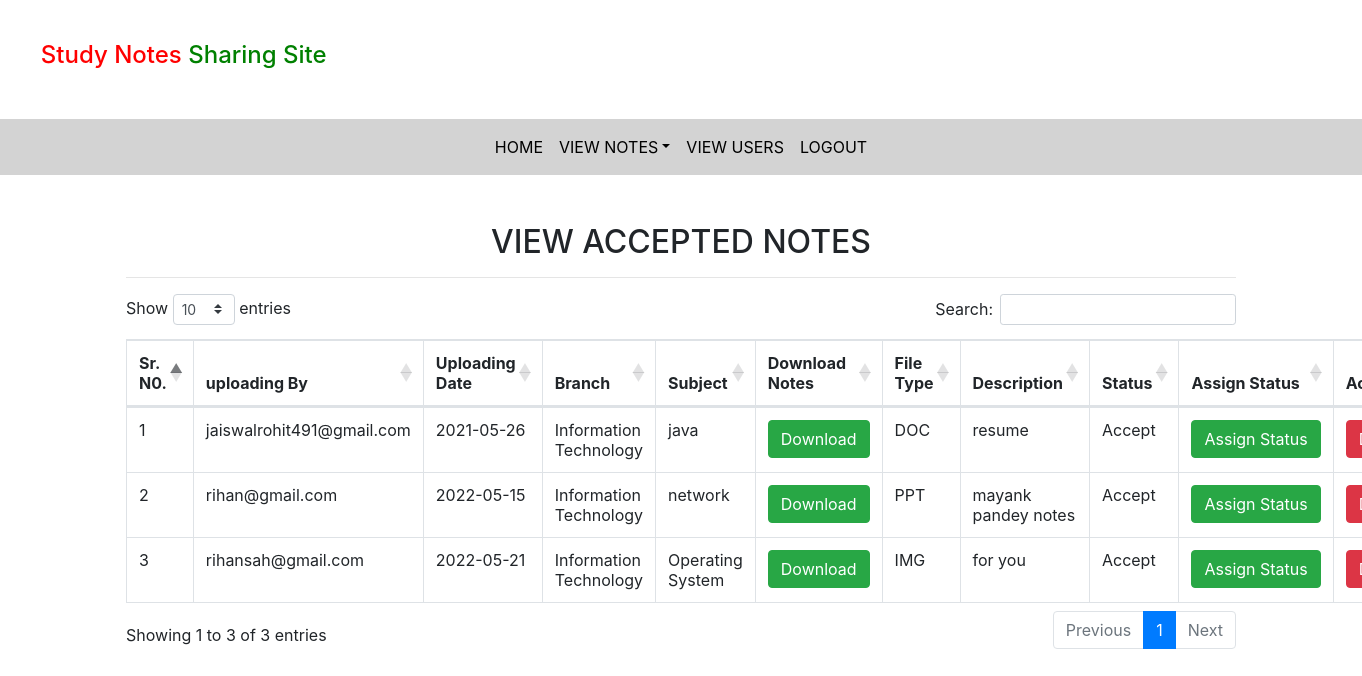
The page /accepted_notes/ (signed in) on the database its author committed.
### notes/models.py (models this page shows, shortened)
class Notes(models.Model):
    user = models.ForeignKey(User, on_delete=models.CASCADE)
    uploadingdate = models.CharField(max_length=30)
    branch = models.CharField(max_length=30)
    subject = models.CharField(max_length=30,)
    notesfile = models.FileField(null=True)
    filetype = models.CharField(max_length=30,)
    description = models.CharField(max_length=200, null=True)
    status=models.CharField(max_length=15,)

### notes/views.py (the view)
# urls.py: path('accepted_notes/',accepted_notes,name='accepted_notes'),
def accepted_notes(request):
    if not request.user.is_authenticated:
        return redirect('login_admin')
    notes = Notes.objects.filter(status = "Accept")
    d = {'notes':notes}
    return render(request,'accepted_notes.html',d)

### notes/templates/accepted_notes.html (shortened to what this page needs)
{% extends 'admin_nav.html' %}
{% load static %}
{% block body %}
<link rel="stylesheet" href="https://cdnjs.cloudflare.com/ajax/libs/twitter-bootstrap/4.5.2/css/bootstrap.css">
<link rel="stylesheet" href="https://cdn.datatables.net/1.10.24/css/dataTables.bootstrap4.min.css">
<div class="container mt-5">
    <h2 class="text-center">VIEW ACCEPTED NOTES</h2>
    <HR>
    <table class="table table-bordered" id="example">
       <thead>
           <tr>
               <th>Sr. N0.</th>
               <th>uploading By</th>
               <th>Uploading Date</th>
               <th>Branch</th>
               <th>Subject</th>
               <th>Download Notes</th>
               <th>File Type</th>
               <th>Description</th>
               <th>Status</th>
               <th>Assign Status</th>
               <th>Action</th>
           </tr>
       </thead>
       <tbody>
           {% for i in notes %}
           <tr>
               <td>{{forloop.counter}}</td>
               <td>{{i.user.username}}</td>
               <td>{{i.uploadingdate}}</td>
               <td>{{i.branch}}</td>
               <td>{{i.subject}}</td>
               <td><a href="{{i.notesfile.url}}" class="btn btn-success" download>Download</a></td>
               <td>{{i.filetype}}</td>
               <td>{{i.description}}</td>
               <td>{{i.status}}</td>
               <td><a href="{% url 'assign_status' i.id %}" class = "btn btn-success">Assign&nbsp;Status</a></td>
               <td><a href="{% url 'delete_notes' i.id %}" class = "btn btn-danger" onclick="return confirm('Are you sure?')">Delete</a></td>
           </tr>
           {% endfor %}
       </tbody>
   </table>
</div>
{% endblock %}

### rows shown on the page
Notes: user.username "jaiswalrohit491@gmail.com", uploadingdate "2021-05-26", branch "Information Technology", subject "java", filetype "DOC", description "resume", status "Accept"
Notes: user.username "rihan@gmail.com", uploadingdate "2022-05-15", branch "Information Technology", subject "network", filetype "PPT", description "mayank pandey notes", status "Accept"
Notes: user.username "rihansah@gmail.com", uploadingdate "2022-05-21", branch "Information Technology", subject "Operating System", filetype "IMG", description "for you", status "Accept"
